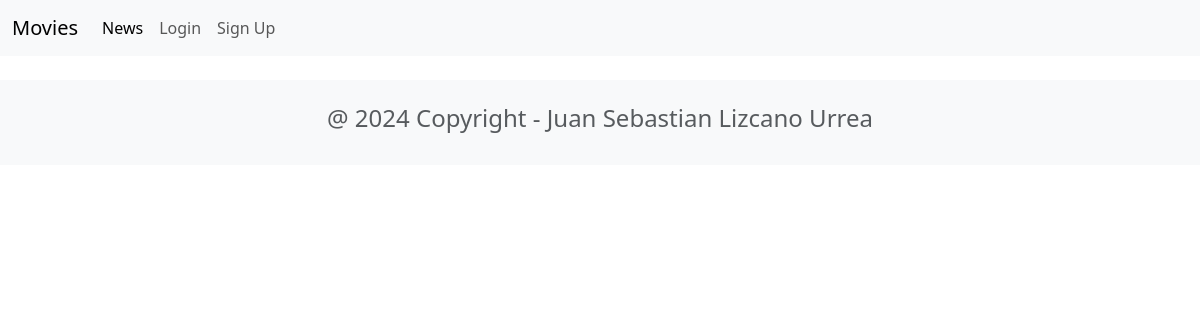
Before: /news/ with the older database file.
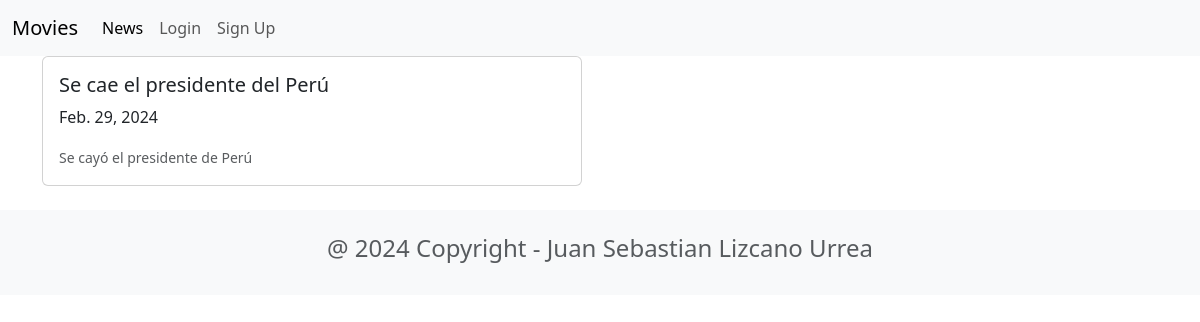
After: the same page with the newer database file.
### news/models.py (models this page shows, shortened)
class News(models.Model):
    headline = models.CharField(max_length=200)
    body = models.TextField()
    date = models.DateField()

### news/views.py (the view)
# urls.py: path('news/', include('news.urls')),
def news(request):
    newss= News.objects.all().order_by('-date')
    return render(request, 'news.html', {'newss': newss})

### news/templates/news.html (shortened to what this page needs)
    {% extends 'base.html' %}
    {% block content %}
    <!DOCTYPE html>
    <html lang="en">
    <head>
        <link href="https://cdn.jsdelivr.net/npm/bootstrap@5.3.3/dist/css/bootstrap.min.css" rel="stylesheet">
    </head>
    <body>
        {% for news in newss %}
        <div class="card mb-3" style="max-width: 540px;">
            <div class="row g-0">
                <div>
                    <div class="card-body">
                        <h5 class="card-title">{{news.headline}}</h5>
                        <p class="card-text">{{news.date}}</p>
                        <p class="card-text"><small class="text-body-secondary">{{news.body}}</small></p>
                    </div>
                </div>
            </div>
          </div>
          {% endfor %}
    </body>
    </html>
    {% endblock content %}

### moviereviews/templates/base.html (shortened to what this page needs)
<!DOCTYPE html>
<html lang="en">
<head>
    <link href="https://cdn.jsdelivr.net/npm/bootstrap@5.3.2/dist/css/bootstrap.min.css" rel="stylesheet">
</head>
<body>
    <nav class="navbar navbar-expand-lg bg-body-tertiary">
        <div class="container-fluid">
          <a class="navbar-brand" href="{% url 'home' %}">Movies</a>
          <div class="collapse navbar-collapse" id="navbarSupportedContent">
            <ul class="navbar-nav me-auto mb-2 mb-lg-0">
              <li class="nav-item">
                <a class="nav-link active" aria-current="page" href="{% url 'news' %}">News</a>
              </li>
              <li class="nav-item">
                <a class="nav-link" href="#">Login</a>
              </li>
              <li class="nav-item">
                <a class="nav-link" href="#">Sign Up</a>
              </li>
            </ul>
          </div>
        </div>
      </nav>
    <div class="container">
        {% block content %}
        {% endblock content %}
    </div>
    <footer class="text-center text-lg-start bg-light text-muted mt-4">
        <div class="container">
            <div class="row">
                <div class="text-center p-4">
                    <h4>@ 2024 Copyright - Juan Sebastian Lizcano Urrea</h4>
                </div>
            </div>
        </div>
    </footer>
</body>
</html>

Changed rows visible on the page:
added News: headline "Se cae el presidente del Perú", date "Feb. 29, 2024", body "Se cayó el presidente de Perú"
